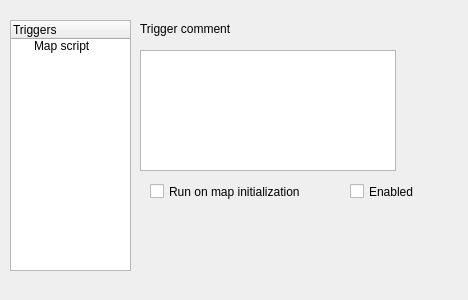
<?xml version="1.0" encoding="UTF-8"?>
<ui version="4.0">
 <class>TriggerEditor</class>
 <widget class="QWidget" name="TriggerEditor">
  <property name="geometry">
   <rect>
    <x>0</x>
    <y>0</y>
    <width>468</width>
    <height>300</height>
   </rect>
  </property>
  <property name="windowTitle">
   <string>Form</string>
  </property>
  <widget class="QTreeWidget" name="treeWidget">
   <property name="geometry">
    <rect>
     <x>10</x>
     <y>20</y>
     <width>121</width>
     <height>251</height>
    </rect>
   </property>
   <column>
    <property name="text">
     <string>Triggers</string>
    </property>
   </column>
   <item>
    <property name="text">
     <string>Map script</string>
    </property>
   </item>
  </widget>
  <widget class="KTextBrowser" name="ktextbrowser">
   <property name="geometry">
    <rect>
     <x>140</x>
     <y>50</y>
     <width>256</width>
     <height>121</height>
    </rect>
   </property>
  </widget>
  <widget class="QLabel" name="label">
   <property name="geometry">
    <rect>
     <x>140</x>
     <y>20</y>
     <width>141</width>
     <height>18</height>
    </rect>
   </property>
   <property name="text">
    <string>Trigger comment</string>
   </property>
  </widget>
  <widget class="QCheckBox" name="checkBox">
   <property name="geometry">
    <rect>
     <x>150</x>
     <y>180</y>
     <width>191</width>
     <height>23</height>
    </rect>
   </property>
   <property name="text">
    <string>Run on map initialization</string>
   </property>
  </widget>
  <widget class="QCheckBox" name="checkBox_2">
   <property name="geometry">
    <rect>
     <x>350</x>
     <y>180</y>
     <width>98</width>
     <height>23</height>
    </rect>
   </property>
   <property name="text">
    <string>Enabled</string>
   </property>
  </widget>
  <widget class="QWidget" name="widget" native="true">
   <property name="geometry">
    <rect>
     <x>150</x>
     <y>210</y>
     <width>251</width>
     <height>51</height>
    </rect>
   </property>
  </widget>
 </widget>
 <customwidgets>
  <customwidget>
   <class>KTextBrowser</class>
   <extends>QTextBrowser</extends>
   <header>ktextbrowser.h</header>
  </customwidget>
 </customwidgets>
 <resources/>
 <connections/>
</ui>
